Frame 1 (no input): blank canvas, image omitted
Frame 60 (the mouse pressed at the canvas centre just before this capture): blank canvas, image omitted
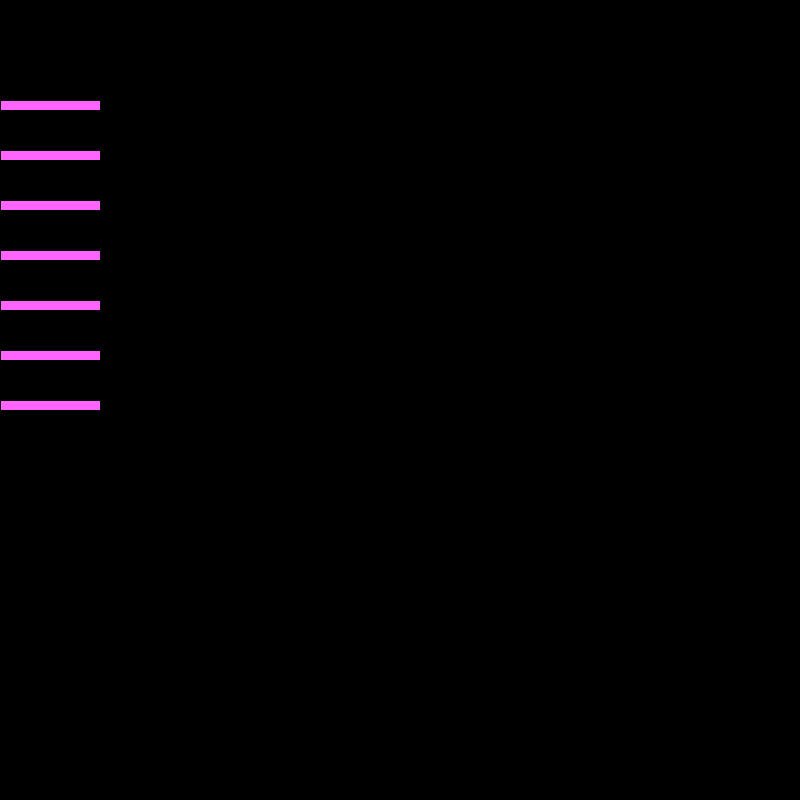
Frame 120 (the mouse held since frame 60 and released just before this capture)

The Processing sketch whose frames 1 and 60 were blank and that drew this single picture after the mouse press (run headless with seeded random() and noise(); from frame 60 on, the mouse is pressed at the canvas centre):

// Processing sketch: day5_1
// ── day5_1.pde
int i;

void setup() {
  size(800, 800);
  background(0);
  i = 100;
}

void draw() {
  background(0);
  while(i <= mouseY){
    fill(i, 100, mouseY);
    rect(0, i, 100, 10);
    i += 50;
  }
  i = 100;
  while(i <= mouseY){
  rect(0, i, 100, 10);
  i += 50;
  }
}
